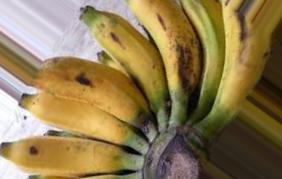
#> input picture Klasifikasi_Jenis_Pisang/dataset_pisang0/train/ambon/(1061).jpg, 282 x 179 px; its folder holds 4 pictures in this run
$ python main.py
#> lines starting #> are read from the running program, lines starting #| are printed output that depends on the picture
# -*- coding: utf-8 -*-
"""
Created on Tue May 24 17:08:00 2022

@author: Rabbani
"""

import cv2 as cv
import glob
from skimage.feature import local_binary_pattern
import numpy as np
import pandas as pd
from sklearn.neighbors import KNeighborsClassifier
from sklearn.model_selection import cross_val_score
import matplotlib.pyplot as plt
import seaborn as sns
from sklearn.metrics import confusion_matrix, accuracy_score, classification_report

radius = 2
n_points = 8 * radius
METHOD = 'uniform'

training = []
testing = []
responses = []
y_test = []

#ekstraksi 20 citra data training
for filename in glob.glob('C:/Users/Rabbani/.spyder-py3/uas_pcd/dataset_pisang0/train/ambon/*.jpg'):
    #membaca gambar kelas 1 dan lakukan konversi ke grayscale, laku lakukan feature extraction dengan LBP
    data = local_binary_pattern(cv.imread(filename, cv.IMREAD_GRAYSCALE), n_points, radius, METHOD)
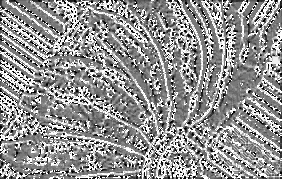
#> data: shape (179, 282) float64; min 0, max 17, mean 9.78; drawn with min black and max white
    #dapatkan histogram dari LBP untuk data kelas 1
    datahist,bins = np.histogram(data.ravel(),256,[0,256])
#> datahist = 256 values, max 9647 at index 17, min 0 at index 18, mean 197.2; bins = 257 values from 0 to 256
    #ubah vektor ke matriks dan lakukan transpose matriks untuk data kelas 1
    datahist = np.transpose(datahist[0:18,np.newaxis])
    training.extend(datahist)
    #hasil ekstraksi dimasukan kedalam dataframe
    dftraining = pd.DataFrame(training).astype(np.float32)
#> dftraining = table of 1 rows and 18 columns
    responses.append("Ambon")
#> pass 2 of the loop `for filename in glob.glob('C:/Users/Rabbani/.spyder-py3/uas_pcd/datase..`:
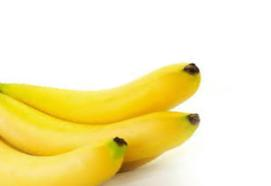
#> input picture Klasifikasi_Jenis_Pisang/dataset_pisang0/train/ambon/(1086).jpg, 271 x 186 px
#> `data = local_binary_pattern(cv.imread(filename, cv.IMREAD_GRAYSCALE), ..`:
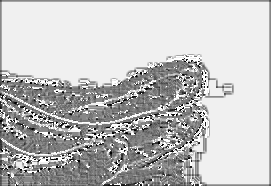
#> data: shape (186, 271) float64; min 0, max 17, mean 12.85; drawn with min black and max white
#> `datahist,bins = np.histogram(data.ravel(),256,[0,256])`: datahist = 256 values, max 26254 at index 16, min 0 at index 18, mean 196.9
#> dftraining = table of 2 rows and 18 columns
#> pass 3 of the loop `for filename in glob.glob('C:/Users/Rabbani/.spyder-py3/uas_pcd/datase..`:
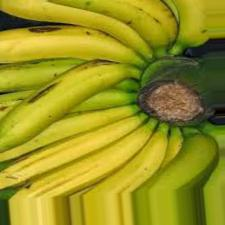
#> input picture Klasifikasi_Jenis_Pisang/dataset_pisang0/train/ambon/(110).jpg, 225 x 225 px
#> `data = local_binary_pattern(cv.imread(filename, cv.IMREAD_GRAYSCALE), ..`:
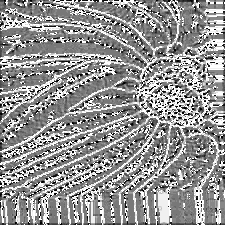
#> data: shape (225, 225) float64; min 0, max 17, mean 9.9; drawn with min black and max white
#> `datahist,bins = np.histogram(data.ravel(),256,[0,256])`: datahist = 256 values, max 9946 at index 17, min 0 at index 18, mean 197.8
#> dftraining = table of 3 rows and 18 columns
#> the loop made 4 passes; the first 3 are shown

for filename in glob.glob('C:/Users/Rabbani/.spyder-py3/uas_pcd/dataset_pisang0/train/mas/*.jpg'):
    #membaca gambar kelas 1 dan lakukan konversi ke grayscale, laku lakukan feature extraction dengan LBP
    data = local_binary_pattern(cv.imread(filename, cv.IMREAD_GRAYSCALE), n_points, radius, METHOD)
    #dapatkan histogram dari LBP untuk data kelas 2
    datahist,bins = np.histogram(data.ravel(),256,[0,256])
    #ubah vektor ke matriks dan lakukan transpose matriks untuk data kelas 2
    datahist = np.transpose(datahist[0:18,np.newaxis])
    training.extend(datahist)
    #hasil ekstraksi dimasukan kedalam dataframe
    dftraining = pd.DataFrame(training).astype(np.float32)
    responses.append("Mas")

for filename in glob.glob('C:/Users/Rabbani/.spyder-py3/uas_pcd/dataset_pisang0/train/tanduk/*.jpg'):
    #membaca gambar kelas 1 dan lakukan konversi ke grayscale, laku lakukan feature extraction dengan LBP
    data = local_binary_pattern(cv.imread(filename, cv.IMREAD_GRAYSCALE), n_points, radius, METHOD)
    #dapatkan histogram dari LBP untuk data kelas 3
    datahist,bins = np.histogram(data.ravel(),256,[0,256])
    #ubah vektor ke matriks dan lakukan transpose matriks untuk data kelas 3
    datahist = np.transpose(datahist[0:18,np.newaxis])
    training.extend(datahist)
    #hasil ekstraksi dimasukan kedalam dataframe
    dftraining = pd.DataFrame(training).astype(np.float32)
    responses.append("Tanduk")

#ekstraksi citra data testing
for filename in glob.glob('C:/Users/Rabbani/.spyder-py3/uas_pcd/dataset_pisang0/test/ambon/*.jpg'):
    #membaca gambar kelas 1 dan lakukan konversi ke grayscale, laku lakukan feature extraction dengan LBP
    data = local_binary_pattern(cv.imread(filename, cv.IMREAD_GRAYSCALE), n_points, radius, METHOD)
    #dapatkan histogram dari LBP untuk data kelas 1
    datahist,bins = np.histogram(data.ravel(),256,[0,256])
#> datahist = 256 values, max 9647 at index 17, min 0 at index 18, mean 197.2
    #ubah vektor ke matriks dan lakukan transpose matriks untuk data kelas 1
    datahist = np.transpose(datahist[0:18,np.newaxis])
    testing.extend(datahist)
    #hasil ekstraksi dimasukan kedalam dataframe
    dftesting = pd.DataFrame(testing).astype(np.float32)
#> dftesting = table of 1 rows and 18 columns
    y_test.append("Ambon")
#> pass 2 of the loop `for filename in glob.glob('C:/Users/Rabbani/.spyder-py3/uas_pcd/datase..`:
#> `datahist,bins = np.histogram(data.ravel(),256,[0,256])`: datahist = 256 values, max 26254 at index 16, min 0 at index 18, mean 196.9
#> dftesting = table of 2 rows and 18 columns
#> pass 3 of the loop `for filename in glob.glob('C:/Users/Rabbani/.spyder-py3/uas_pcd/datase..`:
#> `datahist,bins = np.histogram(data.ravel(),256,[0,256])`: datahist = 256 values, max 9946 at index 17, min 0 at index 18, mean 197.8
#> dftesting = table of 3 rows and 18 columns
#> the loop made 4 passes; the first 3 are shown


for filename in glob.glob('C:/Users/Rabbani/.spyder-py3/uas_pcd/dataset_pisang0/test/mas/*.jpg'):
    #membaca gambar kelas 1 dan lakukan konversi ke grayscale, laku lakukan feature extraction dengan LBP
    data = local_binary_pattern(cv.imread(filename, cv.IMREAD_GRAYSCALE), n_points, radius, METHOD)
    #dapatkan histogram dari LBP untuk data kelas 2
    datahist,bins = np.histogram(data.ravel(),256,[0,256])
    #ubah vektor ke matriks dan lakukan transpose matriks untuk data kelas 2
    datahist = np.transpose(datahist[0:18,np.newaxis])
    testing.extend(datahist)
    #hasil ekstraksi dimasukan kedalam dataframe
    dftesting = pd.DataFrame(testing).astype(np.float32)
    y_test.append("Mas")


for filename in glob.glob('C:/Users/Rabbani/.spyder-py3/uas_pcd/dataset_pisang0/test/tanduk/*.jpg'):
    #membaca gambar kelas 1 dan lakukan konversi ke grayscale, laku lakukan feature extraction dengan LBP
    data = local_binary_pattern(cv.imread(filename, cv.IMREAD_GRAYSCALE), n_points, radius, METHOD)
    #dapatkan histogram dari LBP untuk data kelas 3
    datahist,bins = np.histogram(data.ravel(),256,[0,256])
    #ubah vektor ke matriks dan lakukan transpose matriks untuk data kelas 3
    datahist = np.transpose(datahist[0:18,np.newaxis])
    testing.extend(datahist)
    #hasil ekstraksi dimasukan kedalam dataframe
    dftesting = pd.DataFrame(testing).astype(np.float32)
    y_test.append("Tanduk")


#mencari nilai k-optimal
akurasi = 0
#> akurasi = 0
for i in range(2,16):
    knn=KNeighborsClassifier(n_neighbors=i)
    knn.fit(dftraining,responses)
#> (the run stopped early here; a loop or call above may not have finished)
